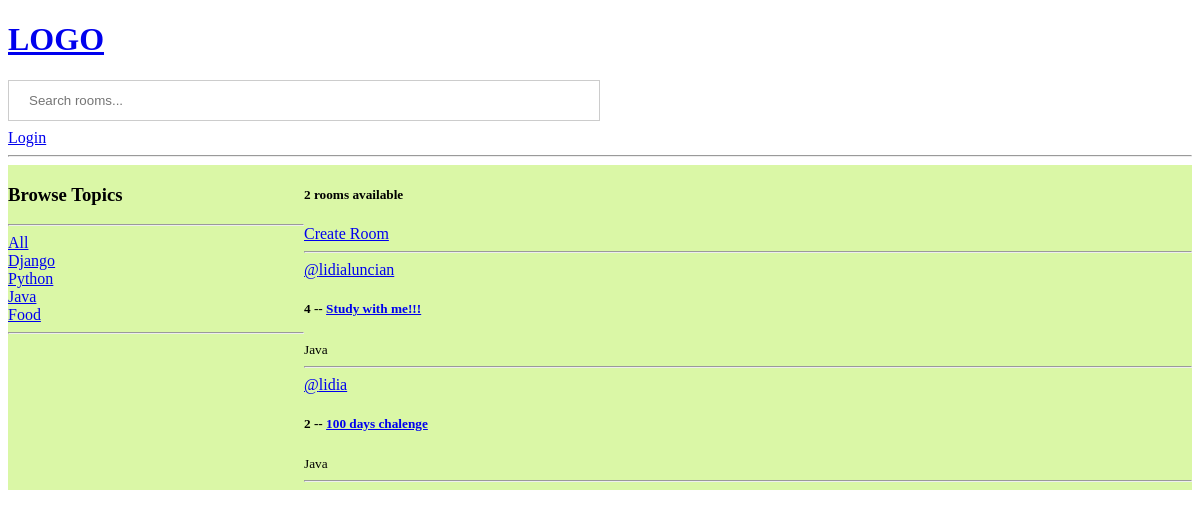
Screenshot of /?q=Java with the database file from the repository.
### base/models.py (models this page shows, shortened)
class Topic(models.Model):
    name = models.CharField(max_length=200)

class Room(models.Model):
    host = models.ForeignKey(User, on_delete=models.SET_NULL, null=True)
    topic = models.ForeignKey(Topic, on_delete=models.SET_NULL, null=True)
    name = models.CharField(max_length=200)
    description = models.TextField(null=True, blank=True)
    participants = models.ManyToManyField(User, related_name='participants', blank=True)
    updated = models.DateTimeField(auto_now=True)
    created = models.DateTimeField(auto_now_add=True)
    class Meta:
        ordering = ['-updated', '-created']

### base/views.py (the view)
# urls.py: path('', views.home, name='home'),
def home(request):
    q = request.GET.get('q') if request.GET.get('q') != None else ''
    rooms = Room.objects.filter(
        Q(topic__name__icontains=q) |
        Q(name__icontains=q) |
        Q(description__icontains=q)
    )
    topics = Topic.objects.all()
    room_count = rooms.count()
    context = {'rooms': rooms, 'topics': topics, 'room_count': room_count}
    return render(request, 'base/home.html', context)

### base/templates/base/home.html
{% extends 'main.html' %}
{% block content %}
<div  class="home-container">
    <div>
       {% include 'base/topics_component.html' %}
    </div>
    <div>
        <h5>{{room_count}} rooms available</h5>
        <a href="{% url 'create-room' %}">Create Room</a>
        <hr>
        {% include 'base/feed_component.html' %}
    </div>
</div>
{% endblock content %}

### base/templates/base/topics_component.html
 <h3>Browse Topics</h3>
 <hr>
 <div>
     <a href="{% url 'home' %}">All</a>
 </div>
 {% for topic in topics %}
 <div>
     <a href="{% url 'home' %}?q={{topic.name}}">{{topic.name}}</a>
 </div>
 {% endfor %}
 <hr/>

### base/templates/base/feed_component.html (shortened to what this page needs)
<div>
    {% for room in rooms %}
    <div>
        <a href="{% url 'user-profile' room.host.id %}">@{{room.host.username}}</a>
        <h5>{{room.id}} -- <a href="{% url 'room' room.id %}">{{room.name}}</a></h5>
        <small>{{room.topic.name}}</small>
        <hr>
    </div>
    {% endfor %}
</div>

### static/css/main.css (style rules this page uses)
body { background-color: white; }
.home-container { display: grid; grid-template-columns: 1fr 3fr; background-color: #DAF7A6 }

### rows the page displays
Topic: name "Django"
Topic: name "Python"
Topic: name "Java"
Topic: name "Food"
Room: host.username "lidialuncian", id "4", name "Study with me!!!", topic.name "Java"
Room: host.username "lidia", id "2", name "100 days chalenge", topic.name "Java"

### other values shown
{{ room_count }} "2"
